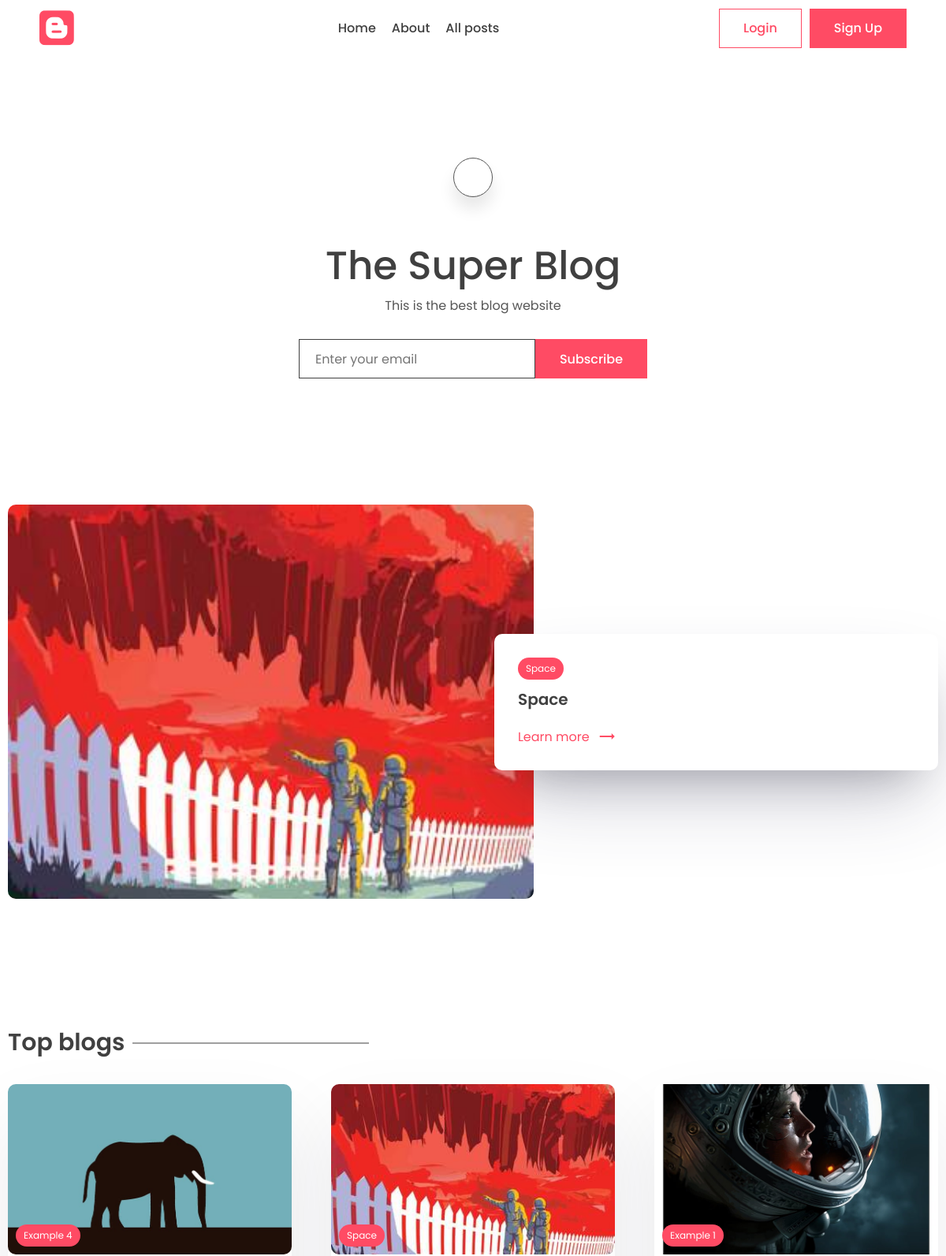
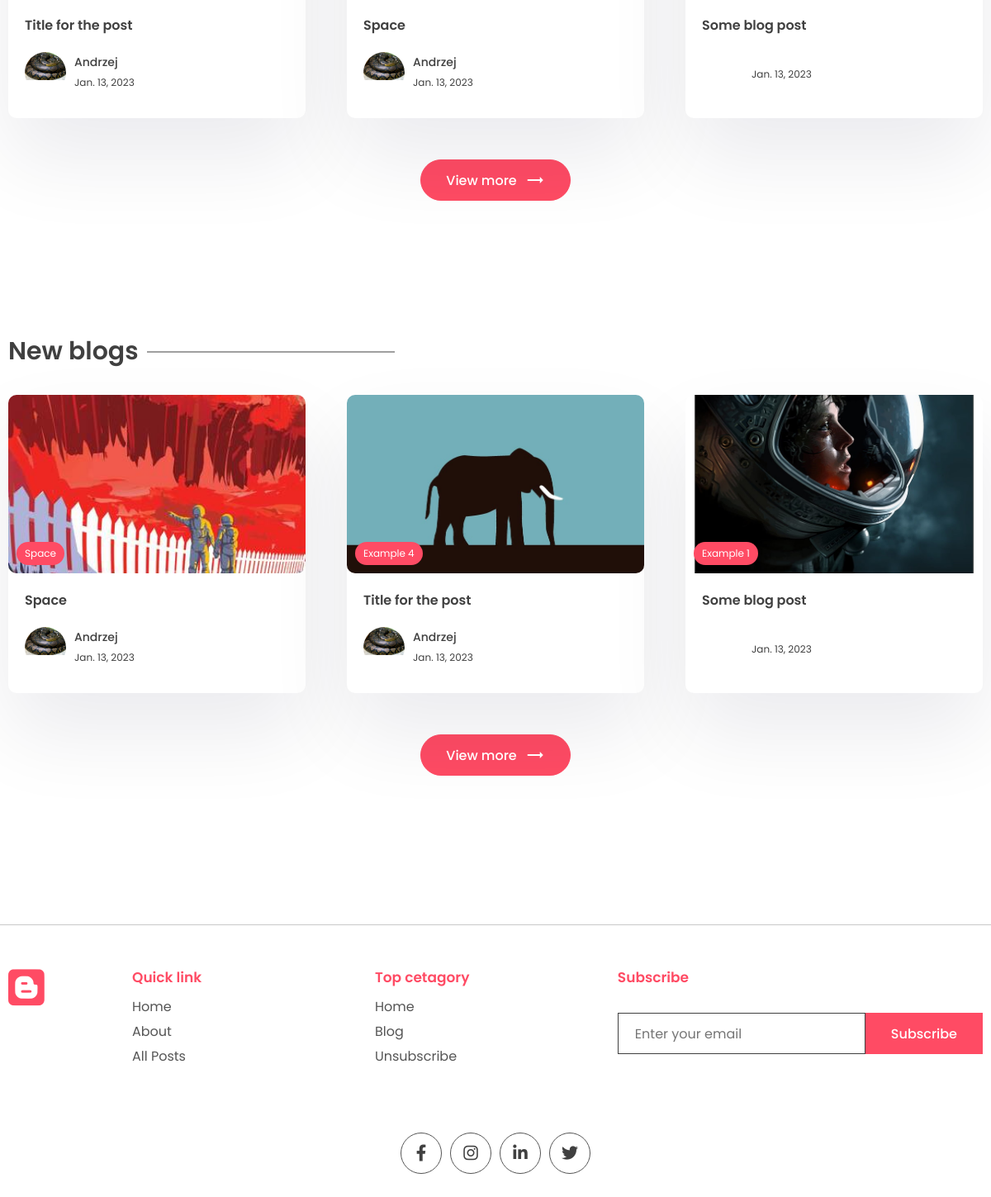
The page / on the database its author committed (2 pictures, top to bottom).
### app/models.py (models this page shows, shortened)
class WebsiteMeta(models.Model):
    title = models.CharField(max_length=200)
    description = models.CharField(max_length=500)
    about = models.TextField()

class Post(models.Model):
    title = models.CharField(max_length=200)
    content = tinymce_models.HTMLField()
    last_updated = models.DateTimeField(auto_now=True)
    slug = models.SlugField(max_length=200, unique=True)
    image = models.ImageField(upload_to="images/", default="images/no_image.jpg")
    view_count = models.IntegerField(null=True, blank=True)
    is_featured = models.BooleanField(default=False)
    tags = models.ManyToManyField(Tag, related_name="post")
    author = models.ForeignKey(User, on_delete=models.CASCADE, null=True, blank=True)
    likes = models.ManyToManyField(User, related_name="blog_post")
    bookmarks = models.ManyToManyField(User, related_name="bookmarks", blank=True)

class Tag(models.Model):
    name = models.CharField(max_length=100)
    description = models.CharField(max_length=100)
    slug = models.SlugField(max_length=200, unique=True)
    def __str__(self):
        return self.name

class Profile(models.Model):
    user = models.OneToOneField(User, on_delete=models.CASCADE)
    profile_image = models.ImageField(null=True, blank=True, upload_to="images/")
    slug = models.SlugField(max_length=200, unique=True)
    bio = models.CharField(max_length=200)

### app/views.py (the view)
# urls.py: path("", views.index, name="index"),
def index(request):
    posts = Post.objects.all()
    top_posts = Post.objects.all().order_by("-view_count")[:3]
    recent_posts = Post.objects.all().order_by("-last_updated")[:3]
    featured_post = Post.objects.filter(is_featured=True).first()
    subscribe_form = SubscribeForm()
    subscribe_successful = None
    if WebsiteMeta.objects.all().exists():
        website_info = WebsiteMeta.objects.all()[0]
    if request.POST:
        subscribe_form = SubscribeForm(request.POST)
        if subscribe_form.is_valid():
            subscribe_form.save()
            subscribe_successful = "Subscribed Successfully"
            subscribe_form = SubscribeForm()
    context = {
        "posts": posts,
        "top_posts": top_posts,
        "recent_posts": recent_posts,
        "subscribe_form": subscribe_form,
        "subscribe_successful": subscribe_successful,
        "featured_post": featured_post,
        "website_info": website_info,
    }
    return render(request, "app/index.html", context)

### app/forms.py
class SubscribeForm(forms.ModelForm):
    class Meta:
        model = Subscribe
        fields = "__all__"
        labels = {"email": gettext_lazy("")}
    def __init__(self, *args, **kwargs):
        super().__init__(*args, **kwargs)
        self.fields["email"].widget.attrs["placeholder"] = "Enter your email"

### app/templates/app/index.html (shortened to what this page needs)
{% extends 'base.html' %}
{% block content %}
<main class="sp">
    <div class="container">
        <center>
            <div class="search-bar">
                <a href="{% url 'search' %}" class="animated-search" onclick="searchbar()">
                </a>
            </div>
            <div class="typo">
                {% if website_info.title %}
                <h1 class="title">{{website_info.title}}</h1>
                {% else %}
                <h1 class="title">Website blog title</h1>
                {% endif %}
                {% if website_info.description %}
                <p>{{website_info.description}}</p>
                {% else %}
                <p>
                    Lorem ipsum began as scrambled, nonsensical Latin derived from
                    Cicero's 1st-century BC text De Finibus Bonorum et Malorum.
                </p>
                {% endif %}
            </div>
            <div class="newsletter">
                <form method="POST"> {% csrf_token %}
                    {{subscribe_form}}
                    <button class="btn btn-primary">Subscribe</button>
                </form>
            </div>
        </center>
    </div>
</main>
{% if featured_post %}
<section class="sp">
    <div class="container">
        <a href="{% url 'post_page' featured_post.slug %}">
            <div class="grid-2">
                <div class="post-img">
                    <img src="{{featured_post.image.url}}" alt="" />
                </div>
                <div class="post-content">
                    <div class="cetagory">
                        <p>{{featured_post.tags.all.0}}</p>
                    </div>
                    <h1>
                        {{featured_post.title}}
                    </h1>
                    <a class="learn" href="#">Learn more <span class="material-icons"> trending_flat </span></a>
                </div>
            </div>
        </a>
    </div>
</section>
{% endif %}
<section class="sp">
    <div class="container">
        <h1 class="sec-title">Top blogs</h1>
        <div class="grid-3">
            {% for post in top_posts %}
            <a href="{% url 'post_page' post.slug %}">
                <div class="card">
                    <div class="post-img">
                        {% if post.image %}
                        <img src="{{post.image.url}}" alt="" />
                        {% endif %}
                        <div class="tag">{{post.tags.all.0.name}}</div>
                    </div>
                    <div class="card-content">
                        <h3>
                            {{post.title}}
                        </h3>
                        <div class="author">
                            <div class="profile-pic">
                                <img src="{{post.author.profile.profile_image.url}}" alt="" />
                            </div>
                            <div class="details">
                                <p>{{post.author.first_name}}</p>
                                <small>{{post.last_updated|date}}</small>
                            </div>
                        </div>
                    </div>
                </div>
            </a>
            {% endfor %}
        </div>
        <center>
            <a href="{% url 'top_posts' %}"><button class="btn btn-primary rounded view">
                    View more <span class="material-icons"> trending_flat </span>
                </button></a>
        </center>
    </div>
</section>
<section class="sp">
    <div class="container">
        <h1 class="sec-title">New blogs</h1>
        <div class="grid-3">
            {% for post in recent_posts %}
            <a href="{% url 'post_page' post.slug %}">
                <div class="card">
                    <div class="post-img">
                        {% if post.image %}
                        <img src="{{post.image.url}}" alt="" />
                        {% endif %}
                        <div class="tag">{{post.tags.all.0.name}}</div>
                    </div>
                    <div class="card-content">
                        <h3>
                            {{post.title}}
                        </h3>
                        <div class="author">
                            <div class="profile-pic">
                                <img src="{{post.author.profile.profile_image.url}}" alt="" />
                            </div>
                            <div class="details">
                                <p>{{post.author.first_name}}</p>
                                <small>{{post.last_updated|date}}</small>
                            </div>
                        </div>
                    </div>
                </div>
            </a>
            {% endfor %}
        </div>
        <center>
            <a href="{% url 'new_posts' %}"><button class="btn btn-primary rounded view">
                    View more <span class="material-icons"> trending_flat </span>
                </button></a>
        </center>
    </div>
</section>
{% endblock content %}

### app/static/app/style.css (style rules this page uses)
* { margin: 0; padding: 0; box-sizing: border-box; text-decoration: none; border: none; outline: none; list-style: none; font-family: "Poppins", sans-serif; color: var(--black); }
:root { --red: #ff4b64; --black: #404040; --des: #555555; --shadow: #ffffff1a 0px 1px 1px 0px inset, #32325d40 0px 50px 100px -20px, #0000004d 0px 30px 60px -30px; --shadow2: rgba(17, 12, 46, 0.084) 0px 48px 100px 0px; }
html { font-size: 62.5%; }
[class*="grid"] { display: grid; }
img { width: 100%; }
.container { max-width: 1220px; margin: auto; padding: 0 10px; }
p, a { font-size: 1.6rem; color: var(--des); }
input, textarea { font-size: 1.6rem; color: var(--black); }
.btn { cursor: pointer; height: 5rem; padding: 0 3rem; font-size: 1.6rem; font-weight: 500; border: 1px solid var(--red); display: flex; align-items: center; justify-content: center; gap: 1rem; }
.btn span { color: white; }
.btn-primary { background: var(--red); color: white; }
.rounded { border-radius: 5rem; }
.search-bar, .animated-search { width: 5rem; aspect-ratio: 1/1; border: 1px solid var(--des); border-radius: 50%; display: flex; align-items: center; justify-content: center; background: white; box-shadow: 0 15px 20px #00000018; cursor: pointer; margin-top: 10rem; z-index: 2; }
.search-bar { box-shadow: unset; border: none; }
.search-bar .animated-search { margin-top: 0; }
.typo { width: 50%; margin-top: 5rem; }
.title { font-size: 5rem; font-weight: 500; }
.newsletter form { display: flex; align-items: center; justify-content: center; margin-top: 3rem; }
.newsletter input { border: 1px solid var(--black); height: 5rem; width: 30rem; padding: 0 2rem; }
.sp { padding: 8rem 0; }
.grid-2 { grid-template-columns: 1.3fr 1fr; align-items: center; }
.post-img { height: 40rem; width: 100%; overflow: hidden; border-radius: 1rem; }
.post-img img { height: 100%; object-fit: cover; object-position: center; }
.post-content { position: relative; left: -5rem; background: white; border-radius: 1rem; padding: 3rem; box-shadow: var(--shadow); width: calc(100% + 5rem); }
.post-content h1 { font-size: 2rem; font-weight: 600; margin: 1rem 0; }
.cetagory { background: var(--red); width: fit-content; border-radius: 5rem; padding: 0.5rem 1rem; }
.cetagory p { color: white; font-size: 1.2rem; }
.learn { display: flex; align-items: center; gap: 1rem; color: var(--red); margin-top: 2rem; }
.learn span { color: #ff4b64; }
.sec-title { font-size: 3rem; font-weight: 600; position: relative; width: fit-content; margin-bottom: 3rem; }
.sec-title::after { content: ""; position: absolute; right: -31rem; height: 1px; width: 30rem; background: var(--black); top: 50%; transform: translateY(-50%); }
.grid-3 { grid-template-columns: repeat(3, 1fr); gap: 5rem; }
.card { background: white; box-shadow: var(--shadow2); border-radius: 1rem; cursor: pointer; transition: 0.3s; }
.post-img { position: relative; }
.tag { position: absolute; bottom: 1rem; left: 1rem; background: var(--red); color: white; border-radius: 5rem; padding: 0.5rem 1rem; font-size: 1.2rem; }
.card-content { padding: 2rem; padding-bottom: 3rem; }
.card h3 { font-size: 1.6rem; font-weight: 600; }
.card .post-img { width: 100%; height: unset; aspect-ratio: 1/0.6; }
.author { display: flex; align-items: center; gap: 1rem; margin-top: 2rem; }
.profile-pic { width: 5rem; aspect-ratio: 1/1; border-radius: 50%; overflow: hidden; }
.author p { color: var(--black); font-weight: 500; font-size: 1.4rem; }
.author small { color: var(--black); font-size: 1.2rem; }
.view { margin-top: 5rem; }
main { padding-top: 10rem !important; }
.post-img { width: 100%; height: 500px; }

### rows shown on the page
WebsiteMeta: title "The Super Blog", description "This is the best blog website"
Post: image (picture), tags.all.0 "Space", title "Space", tags.all.0.name "Space", author.profile.profile_image (picture), author.first_name "Andrzej", last_updated "Jan. 13, 2023"
Post: image (picture), tags.all.0.name "Example 4", title "Title for the post", author.profile.profile_image (picture), author.first_name "Andrzej", last_updated "Jan. 13, 2023"
Post: image (picture), tags.all.0.name "Example 1", title "Some blog post", last_updated "Jan. 13, 2023"
